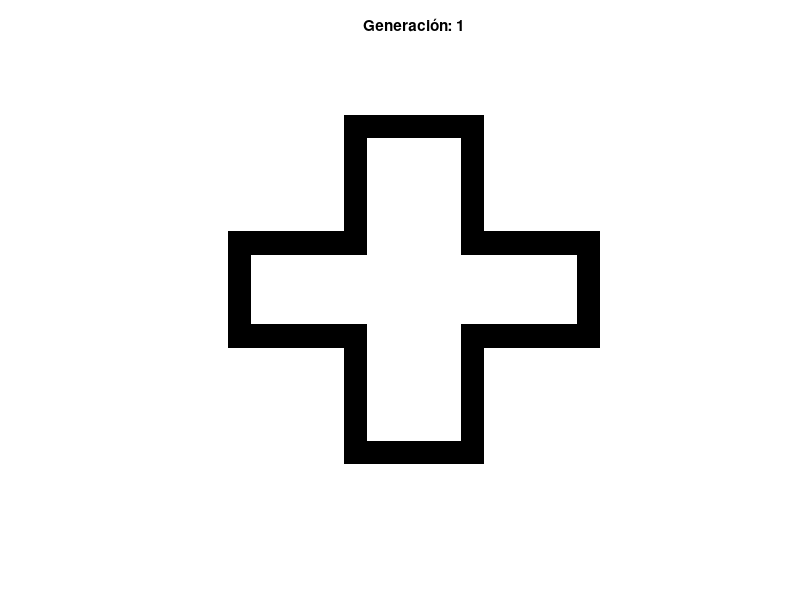

Here is the MATLAB script that generated this plot:
function automata_celular_2D_regla110()
    % Dimensiones de la malla
    nfs = 21;  % filas de la cruz
    ncs = 22;  % columnas de la cruz

    % Condición inicial: Cruz
    malla = [ ...
   0 0 0 0 0 0 0 0 0 0 0 0 0 0 0 0 0 0 0 0 0 0;
   0 0 0 0 0 0 0 0 0 0 0 0 0 0 0 0 0 0 0 0 0 0;
   0 0 0 0 0 0 0 0 0 0 0 0 0 0 0 0 0 0 0 0 0 0;
   0 0 0 0 0 0 0 0 1 1 1 1 1 1 0 0 0 0 0 0 0 0;
   0 0 0 0 0 0 0 0 1 0 0 0 0 1 0 0 0 0 0 0 0 0;
   0 0 0 0 0 0 0 0 1 0 0 0 0 1 0 0 0 0 0 0 0 0;
   0 0 0 0 0 0 0 0 1 0 0 0 0 1 0 0 0 0 0 0 0 0;
   0 0 0 0 0 0 0 0 1 0 0 0 0 1 0 0 0 0 0 0 0 0;
   0 0 0 1 1 1 1 1 1 0 0 0 0 1 1 1 1 1 1 0 0 0;
   0 0 0 1 0 0 0 0 0 0 0 0 0 0 0 0 0 0 1 0 0 0;
   0 0 0 1 0 0 0 0 0 0 0 0 0 0 0 0 0 0 1 0 0 0;
   0 0 0 1 0 0 0 0 0 0 0 0 0 0 0 0 0 0 1 0 0 0;
   0 0 0 1 1 1 1 1 1 0 0 0 0 1 1 1 1 1 1 0 0 0;
   0 0 0 0 0 0 0 0 1 0 0 0 0 1 0 0 0 0 0 0 0 0;
   0 0 0 0 0 0 0 0 1 0 0 0 0 1 0 0 0 0 0 0 0 0;
   0 0 0 0 0 0 0 0 1 0 0 0 0 1 0 0 0 0 0 0 0 0;
   0 0 0 0 0 0 0 0 1 0 0 0 0 1 0 0 0 0 0 0 0 0;
   0 0 0 0 0 0 0 0 1 1 1 1 1 1 0 0 0 0 0 0 0 0;
   0 0 0 0 0 0 0 0 0 0 0 0 0 0 0 0 0 0 0 0 0 0;
   0 0 0 0 0 0 0 0 0 0 0 0 0 0 0 0 0 0 0 0 0 0;
   0 0 0 0 0 0 0 0 0 0 0 0 0 0 0 0 0 0 0 0 0 0];

    % Número de generaciones
    ngen = 1;

    for ng = 1:ngen
        % Mostrar la malla actual
        imagesc(malla);
        colormap([1 1 1; 0 0 0]); % Blanco = 0, Negro = 1
        axis equal off;
        title(['Generación: ', num2str(ng)]);
        pause(0.5);

        % Calcular la siguiente generación usando Regla 110
        sgte_malla = zeros(nfs, ncs);
        for i = 1:nfs
            for j = 1:ncs
                % Vecinos (torus: frontera periódica)
                izq = malla(i, mod(j-2, ncs)+1);
                cen = malla(i, j);
                der = malla(i, mod(j, ncs)+1);

                % Determinar el nuevo valor según la tabla Regla 110
                if izq==0 && cen==0 && der==0
                    sgte_malla(i,j) = 0; % 000 -> 0
                elseif izq==0 && cen==0 && der==1
                    sgte_malla(i,j) = 1; % 001 -> 1
                elseif izq==0 && cen==1 && der==0
                    sgte_malla(i,j) = 1; % 010 -> 1
                elseif izq==0 && cen==1 && der==1
                    sgte_malla(i,j) = 1; % 011 -> 1
                elseif izq==1 && cen==0 && der==0
                    sgte_malla(i,j) = 0; % 100 -> 0
                elseif izq==1 && cen==0 && der==1
                    sgte_malla(i,j) = 1; % 101 -> 1
                elseif izq==1 && cen==1 && der==0
                    sgte_malla(i,j) = 1; % 110 -> 1
                elseif izq==1 && cen==1 && der==1
                    sgte_malla(i,j) = 0; % 111 -> 0
                end
            end
        end
        malla = sgte_malla; % Actualizar malla
    end
end
